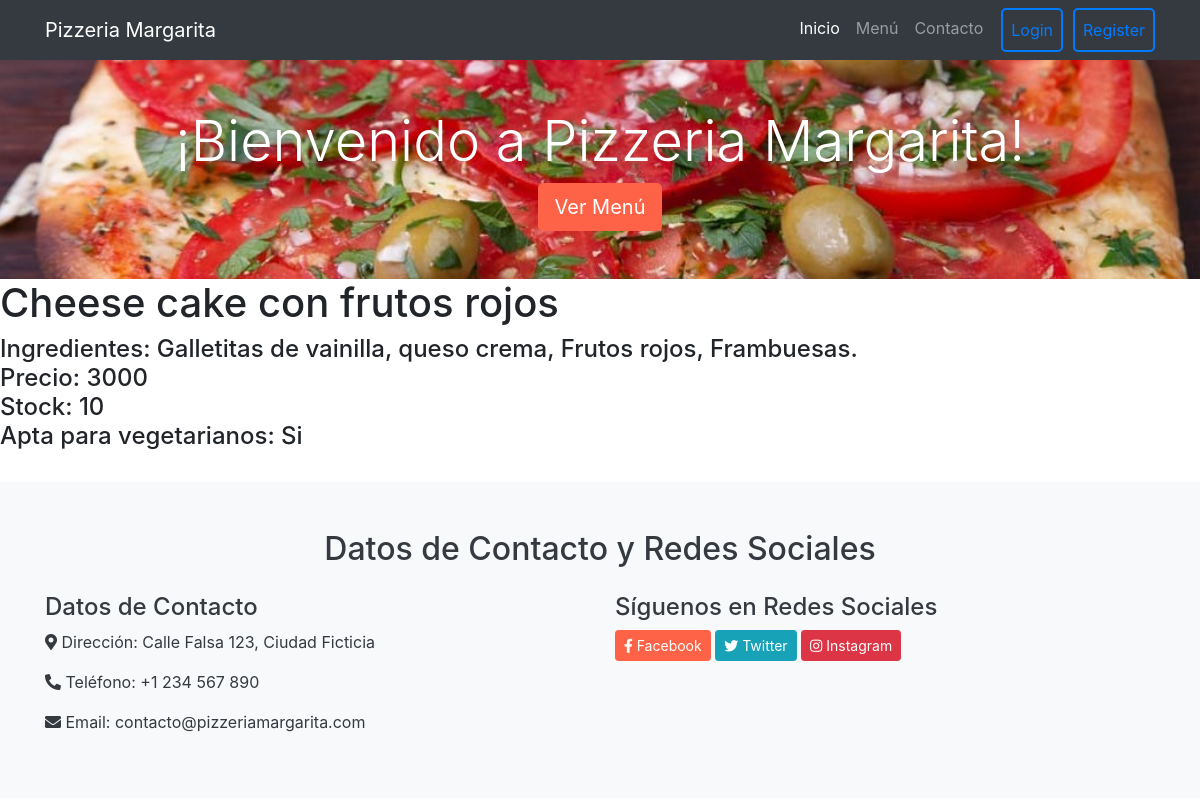
Before: /app-tossi/postre-detail/1 with the older database file.
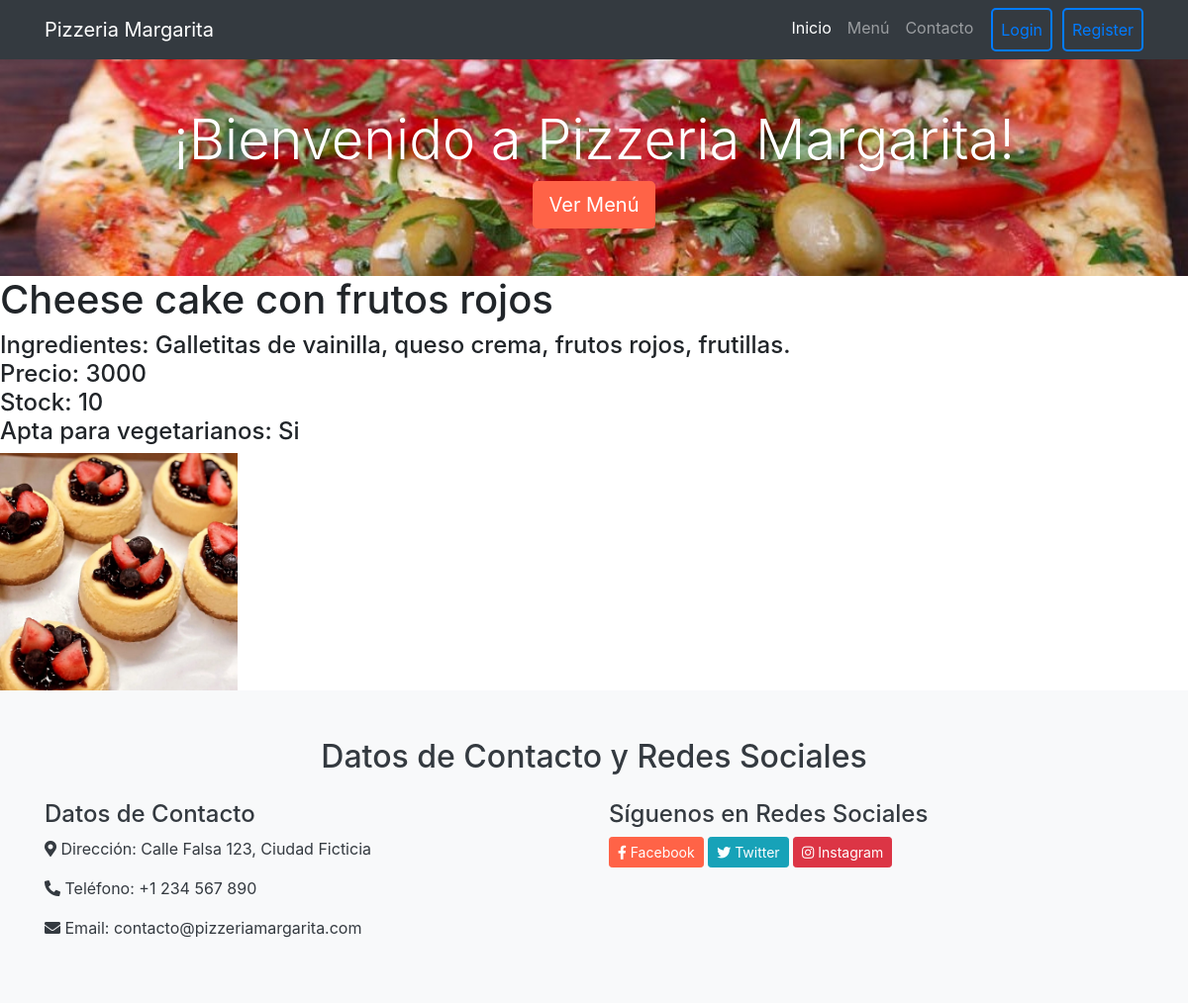
After: the same page with the newer database file.
### AppTossi/models.py (models this page shows, shortened)
class Postre(models.Model):
    product_name = models.CharField(max_length=30)
    price = models.IntegerField()
    ingredients = models.CharField(max_length=200)
    stock = models.IntegerField(default=0)
    vegetarian = models.BooleanField(default=False)
    img = models.ImageField(upload_to='product_images', blank=True, null=True)

### AppTossi/views.py (the view)
# urls.py: path('postre-detail/<pk>', PostreDetail.as_view(), name='PostreDetail'),
class PostreDetail(DetailView):
  model = Postre
  template_name = 'postre_detail.html'
  context_object_name = "postre"
  url = Postre.objects.get

### AppTossi/templates/postre_detail.html
{% extends 'padre.html' %}
{% block contenidoQueCambia %}
 {% load static %}
<h1> {{postre.product_name}} </h1>
<h4> Ingredientes: {{postre.ingredients}} <br> Precio: {{postre.price}} <br> Stock: {{postre.stock}} <br>
    {% if postre.vegetarian == True %}
    Apta para vegetarianos: Si
    {% else %}
      Apta para vegetarianos: No
    {% endif %}
</h4>
<img src="{{ postre.img.url }}" alt="{{ postre.name }}" style="max-width: 20%; height: auto;">
{% endblock contenidoQueCambia %}

Changed rows visible on the page:
changed Postre "Cheese cake con frutos rojos": ingredients "Galletitas de vainilla, queso crema, Frutos rojos, Frambuesas." → "Galletitas de vainilla, queso crema, frutos rojos, frutillas."; img: picture added
